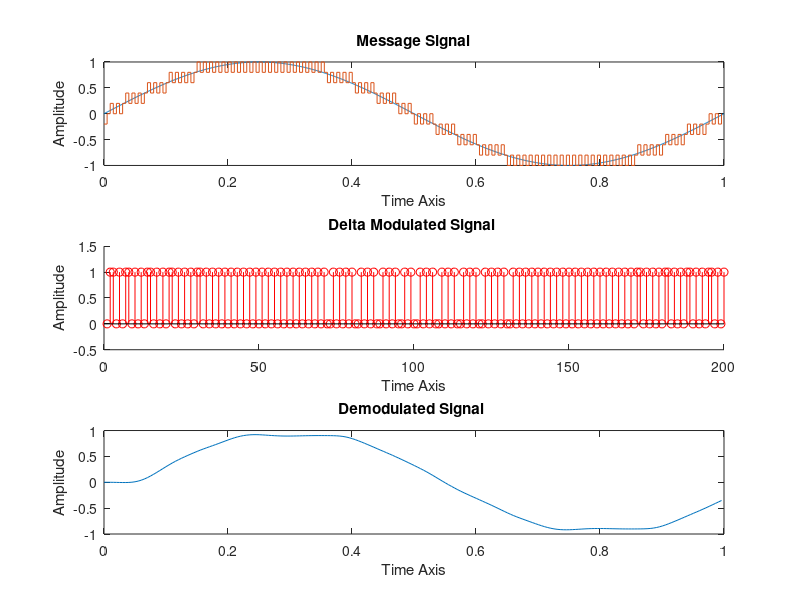

The MATLAB script that drew this image:
clc; 
clear all; 
close all; 
 
A=1;
fc=1; 
t=linspace(0,1,1000);
x_t=A*sin(2*pi*fc*t);
s=.2; 


s_t=0;
v=1;
mqc_t=0;

for i=1:5:length(t)
  if(x_t(1,i)>mqc_t(1,v))
    s_t(1,v)=1;
    mqc_t(1,v+1)=mqc_t(1,v)+s;
  else
    s_t(1,v)=0;
    mqc_t(1,v+1)=mqc_t(1,v)-s;
  end
t1(1,v)=t(1,i);
v=v+1;
end
 
subplot(3,1,1) 
plot(t,x_t);
title('Message Signal');
xlabel('Time Axis');
ylabel('Amplitude');
hold on
stairs(t1,mqc_t(2:201))
 
subplot(3,1,2) %second plot
%stairs(s_t)
title('Delta Modulated Signal ');
xlabel('Time Axis');
ylabel('Amplitude');
hold on
stem(s_t,'r')
axis([0 200 -0.5 1.5])
 
%Demodulation
mq_t=0;
%Convert bit stream into steps and integrate
for i=1:length(s_t)
    if(s_t(i)==1)
        mq_t(i+1)=mq_t(i)+s;
    else
        mq_t(i+1)=mq_t(i)-s;
    end
end
 
%Filtering through LPF
[b,a]=butter(5,.1); % nth order=5 and normalized cutoff frequency=0.1
r_t=filter(b,a,mq_t);
 
subplot(3,1,3) 
plot(t1,r_t(2:201)) 
title('Demodulated Signal ');
xlabel('Time Axis');
ylabel('Amplitude');
%hold on;
